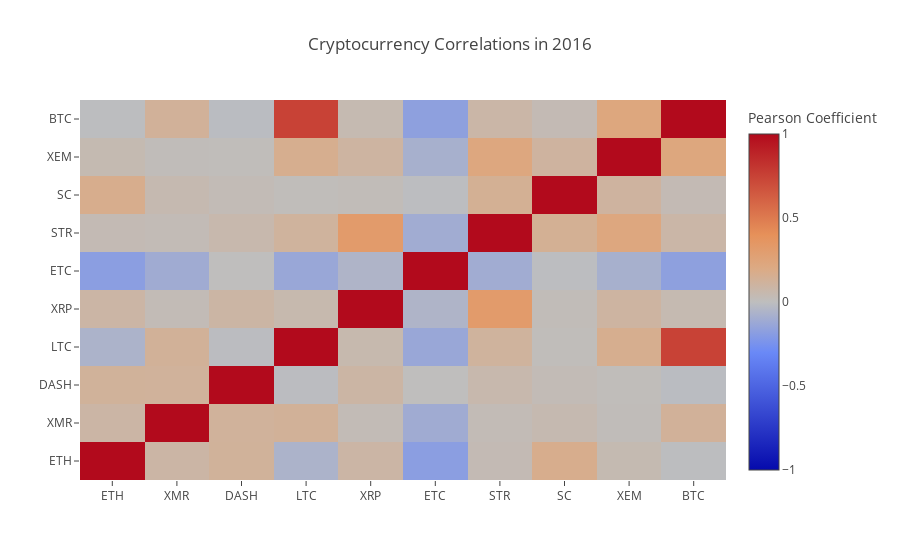

The notebook cell this image was saved under:
### Code cell
correlation_heatmap(combined_df_2016.pct_change(), "Cryptocurrency Correlations in 2016")
